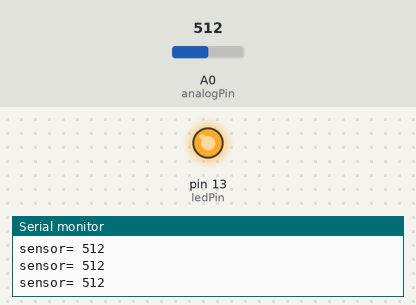
Recording of a sketch running on a simulated Arduino Uno, built with avr-gcc and run on an emulated ATmega328P. On the bench: output pins drawn as LEDs (lit = HIGH), the last lines printed to the serial monitor. The inputs (shaded band) are chosen by the test bench; at power-on: A0 (analogPin) = 512.

Above: at 1.2 s.
1.3 s: A0 (analogPin) set to 490
At 2.5 s:
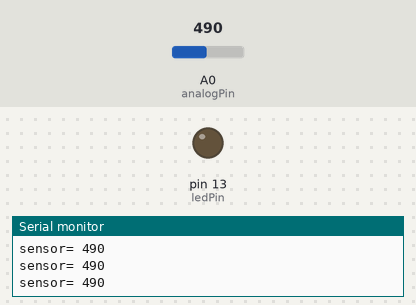
2.8 s: A0 (analogPin) set to 510
At 3.9 s:
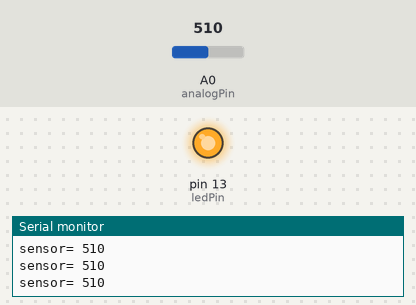
4.3 s: A0 (analogPin) set to 306
At 5.1 s:
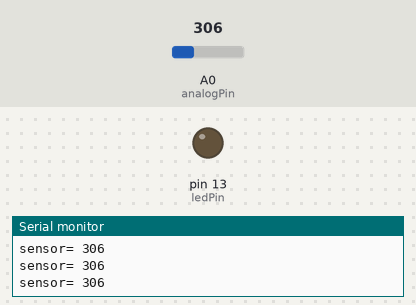
Timing chart, 0 to 7.3 s (numbered marks = the images above; inputs shaded):
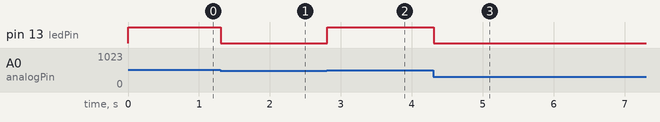

The sketch:

sensGas.ino
```cpp
const int analogPin=A0;
const int ledPin=13;

int sensorValue=0;
void setup() {
  Serial.begin(9600);
  pinMode(ledPin,OUTPUT);

}

void loop() {
  // put your main code here, to run repeatedly:
  sensorValue=analogRead(analogPin);
  if(sensorValue>500){
      digitalWrite(ledPin,HIGH);
    }
   else{
        digitalWrite(ledPin,LOW);
    }

   Serial.print("sensor= ");
   Serial.println(sensorValue);
   delay(10);
}
```

Measured:
- the behaviour switches between 501 and 500 on A0 (analogPin) (found by bisection; images 0 and 1)
- after the input at 1.3 s, pin 13 (ledPin): HIGH → LOW at once
- after the input at 2.8 s, pin 13 (ledPin): LOW → HIGH at once
- after the input at 4.3 s, pin 13 (ledPin): HIGH → LOW at once
